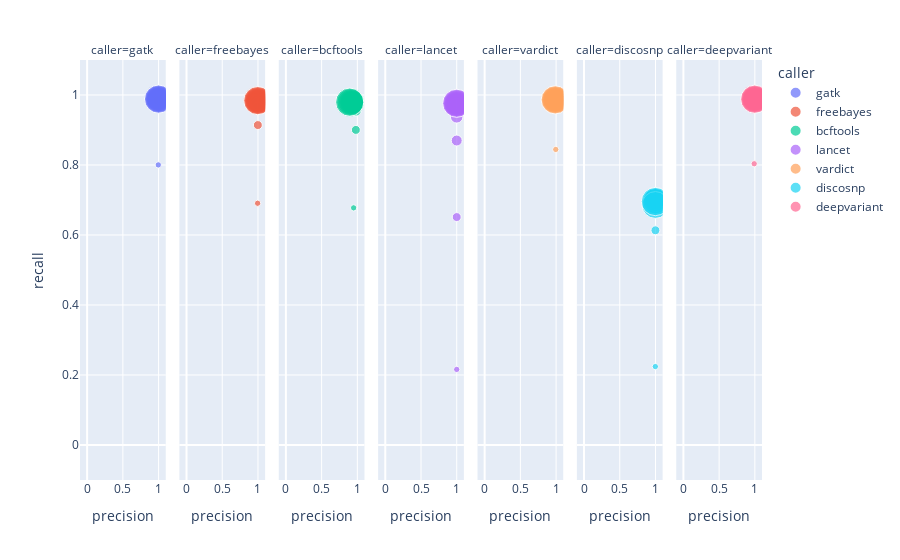

This figure's notebook cell:
### Code cell
fig = px.scatter(combinedDELreads, x='precision', y='recall', color='caller', facet_col='caller', range_x=(-0.1, 1.1), range_y=(-0.1, 1.1), size='dataset')
fig

### Figure 1 — Plotly figure (JSON) as saved in the notebook; plotly's stock layout.template omitted (floating-point values rounded to 4 significant figures)
{"data": [{"hovertemplate": "caller=gatk<br>precision=%{x}<br>recall=%{y}<br>dataset=%{marker.size}<extra></extra>", "legendgroup": "gatk", "marker": {"color": "#636efa", "size": [5, 10, 15, 20, 30, 40, 50, 60, 70, 80, 90, 100], "sizemode": "area", "sizeref": 0.25, "symbol": "circle"}, "mode": "markers", "name": "gatk", "orientation": "v", "showlegend": true, "type": "scatter", "x": [0.9959, 0.9993, 1, 0.9998, 0.9998, 0.9998, 0.9998, 0.9995, 0.9995, 0.9995, 0.9993, 0.9993], "xaxis": "x", "y": [0.8003, 0.9625, 0.984, 0.9873, 0.9876, 0.9878, 0.9878, 0.9883, 0.9883, 0.9883, 0.9883, 0.9883], "yaxis": "y"}, {"hovertemplate": "caller=freebayes<br>precision=%{x}<br>recall=%{y}<br>dataset=%{marker.size}<extra></extra>", "legendgroup": "freebayes", "marker": {"color": "#EF553B", "size": [5, 10, 15, 20, 30, 40, 50, 60, 70, 80, 90, 100], "sizemode": "area", "sizeref": 0.25, "symbol": "circle"}, "mode": "markers", "name": "freebayes", "orientation": "v", "showlegend": true, "type": "scatter", "x": [0.9953, 0.998, 0.9978, 0.9981, 0.9983, 0.9983, 0.9983, 0.9983, 0.9981, 0.9976, 0.9976, 0.9971], "xaxis": "x2", "y": [0.6907, 0.9141, 0.9636, 0.9756, 0.9796, 0.9826, 0.9831, 0.9831, 0.9833, 0.9836, 0.9838, 0.984], "yaxis": "y2"}, {"hovertemplate": "caller=bcftools<br>precision=%{x}<br>recall=%{y}<br>dataset=%{marker.size}<extra></extra>", "legendgroup": "bcftools", "marker": {"color": "#00cc96", "size": [5, 10, 15, 20, 30, 40, 50, 60, 70, 80, 90, 100], "sizemode": "area", "sizeref": 0.25, "symbol": "circle"}, "mode": "markers", "name": "bcftools", "orientation": "v", "showlegend": true, "type": "scatter", "x": [0.9481, 0.9788, 0.9779, 0.9755, 0.9626, 0.9475, 0.9367, 0.9281, 0.92, 0.9117, 0.9013, 0.8934], "xaxis": "x3", "y": [0.6775, 0.9003, 0.9554, 0.9718, 0.9775, 0.9784, 0.9791, 0.9791, 0.9791, 0.9793, 0.9796, 0.9796], "yaxis": "y3"}, {"hovertemplate": "caller=lancet<br>precision=%{x}<br>recall=%{y}<br>dataset=%{marker.size}<extra></extra>", "legendgroup": "lancet", "marker": {"color": "#ab63fa", "size": [5, 10, 15, 20, 30, 40, 50, 60, 70, 80, 90, 100], "sizemode": "area", "sizeref": 0.25, "symbol": "circle"}, "mode": "markers", "name": "lancet", "orientation": "v", "showlegend": true, "type": "scatter", "x": [1, 0.9996, 0.9997, 0.9997, 0.9998, 0.9998, 0.9998, 0.9998, 0.9998, 0.9998, 0.9998, 0.9998], "xaxis": "x4", "y": [0.2159, 0.6513, 0.87, 0.9378, 0.9681, 0.9709, 0.9732, 0.9744, 0.9749, 0.9754, 0.9761, 0.9763], "yaxis": "y4"}, {"hovertemplate": "caller=vardict<br>precision=%{x}<br>recall=%{y}<br>dataset=%{marker.size}<extra></extra>", "legendgroup": "vardict", "marker": {"color": "#FFA15A", "size": [5, 10, 15, 20, 30, 40, 50, 60, 70, 80, 90, 100], "sizemode": "area", "sizeref": 0.25, "symbol": "circle"}, "mode": "markers", "name": "vardict", "orientation": "v", "showlegend": true, "type": "scatter", "x": [0.9953, 0.9937, 0.9919, 0.9905, 0.9885, 0.988, 0.9873, 0.9873, 0.9868, 0.9878, 0.9871, 0.9878], "xaxis": "x5", "y": [0.8444, 0.9643, 0.9796, 0.9824, 0.9845, 0.985, 0.985, 0.9857, 0.9859, 0.9862, 0.9862, 0.9862], "yaxis": "y5"}, {"hovertemplate": "caller=discosnp<br>precision=%{x}<br>recall=%{y}<br>dataset=%{marker.size}<extra></extra>", "legendgroup": "discosnp", "marker": {"color": "#19d3f3", "size": [5, 10, 15, 20, 30, 40, 50, 60, 70, 80, 90, 100], "sizemode": "area", "sizeref": 0.25, "symbol": "circle"}, "mode": "markers", "name": "discosnp", "orientation": "v", "showlegend": true, "type": "scatter", "x": [0.9979, 0.9992, 0.9986, 0.9986, 0.9986, 0.9993, 0.9993, 0.9993, 0.9987, 0.999, 0.999, 0.999], "xaxis": "x6", "y": [0.2241, 0.6135, 0.6752, 0.69, 0.6923, 0.6853, 0.697, 0.7043, 0.7003, 0.6968, 0.6858, 0.6956], "yaxis": "y6"}, {"hovertemplate": "caller=deepvariant<br>precision=%{x}<br>recall=%{y}<br>dataset=%{marker.size}<extra></extra>", "legendgroup": "deepvariant", "marker": {"color": "#FF6692", "size": [5, 10, 15, 20, 30, 40, 50, 60, 70, 80, 90, 100], "sizemode": "area", "sizeref": 0.25, "symbol": "circle"}, "mode": "markers", "name": "deepvariant", "orientation": "v", "showlegend": true, "type": "scatter", "x": [0.9907, 0.9961, 0.9976, 0.9983, 0.999, 0.9993, 0.999, 0.9986, 0.9988, 0.9988, 0.9983, 0.9983], "xaxis": "x7", "y": [0.8036, 0.9653, 0.9847, 0.9866, 0.9869, 0.9871, 0.9871, 0.988, 0.988, 0.9883, 0.988, 0.988], "yaxis": "y7"}], "layout": {"annotations": [{"font": {}, "showarrow": false, "text": "caller=gatk", "x": 0.06286, "xanchor": "center", "xref": "paper", "y": 1, "yanchor": "bottom", "yref": "paper"}, {"font": {}, "showarrow": false, "text": "caller=freebayes", "x": 0.2086, "xanchor": "center", "xref": "paper", "y": 1, "yanchor": "bottom", "yref": "paper"}, {"font": {}, "showarrow": false, "text": "caller=bcftools", "x": 0.3543, "xanchor": "center", "xref": "paper", "y": 1, "yanchor": "bottom", "yref": "paper"}, {"font": {}, "showarrow": false, "text": "caller=lancet", "x": 0.5, "xanchor": "center", "xref": "paper", "y": 1, "yanchor": "bottom", "yref": "paper"}, {"font": {}, "showarrow": false, "text": "caller=vardict", "x": 0.6457, "xanchor": "center", "xref": "paper", "y": 1, "yanchor": "bottom", "yref": "paper"}, {"font": {}, "showarrow": false, "text": "caller=discosnp", "x": 0.7914, "xanchor": "center", "xref": "paper", "y": 1, "yanchor": "bottom", "yref": "paper"}, {"font": {}, "showarrow": false, "text": "caller=deepvariant", "x": 0.9371, "xanchor": "center", "xref": "paper", "y": 1, "yanchor": "bottom", "yref": "paper"}], "autosize": true, "legend": {"itemsizing": "constant", "title": {"text": "caller"}, "tracegroupgap": 0}, "margin": {"t": 60}, "xaxis": {"anchor": "y", "domain": [0, 0.1257], "range": [-0.1, 1.1], "title": {"text": "precision"}, "type": "linear"}, "xaxis2": {"anchor": "y2", "domain": [0.1457, 0.2714], "matches": "x", "range": [-0.1, 1.1], "title": {"text": "precision"}, "type": "linear"}, "xaxis3": {"anchor": "y3", "domain": [0.2914, 0.4171], "matches": "x", "range": [-0.1, 1.1], "title": {"text": "precision"}, "type": "linear"}, "xaxis4": {"anchor": "y4", "domain": [0.4371, 0.5629], "matches": "x", "range": [-0.1, 1.1], "title": {"text": "precision"}, "type": "linear"}, "xaxis5": {"anchor": "y5", "domain": [0.5829, 0.7086], "matches": "x", "range": [-0.1, 1.1], "title": {"text": "precision"}, "type": "linear"}, "xaxis6": {"anchor": "y6", "domain": [0.7286, 0.8543], "matches": "x", "range": [-0.1, 1.1], "title": {"text": "precision"}, "type": "linear"}, "xaxis7": {"anchor": "y7", "domain": [0.8743, 1.0], "matches": "x", "range": [-0.1, 1.1], "title": {"text": "precision"}, "type": "linear"}, "yaxis": {"anchor": "x", "domain": [0, 1], "range": [-0.1, 1.1], "title": {"text": "recall"}, "type": "linear"}, "yaxis2": {"anchor": "x2", "domain": [0, 1], "matches": "y", "showticklabels": false, "type": "linear"}, "yaxis3": {"anchor": "x3", "domain": [0, 1], "matches": "y", "showticklabels": false, "type": "linear"}, "yaxis4": {"anchor": "x4", "domain": [0, 1], "matches": "y", "showticklabels": false, "type": "linear"}, "yaxis5": {"anchor": "x5", "domain": [0, 1], "matches": "y", "showticklabels": false, "type": "linear"}, "yaxis6": {"anchor": "x6", "domain": [0, 1], "matches": "y", "showticklabels": false, "type": "linear"}, "yaxis7": {"anchor": "x7", "domain": [0, 1], "matches": "y", "showticklabels": false, "type": "linear"}}}
